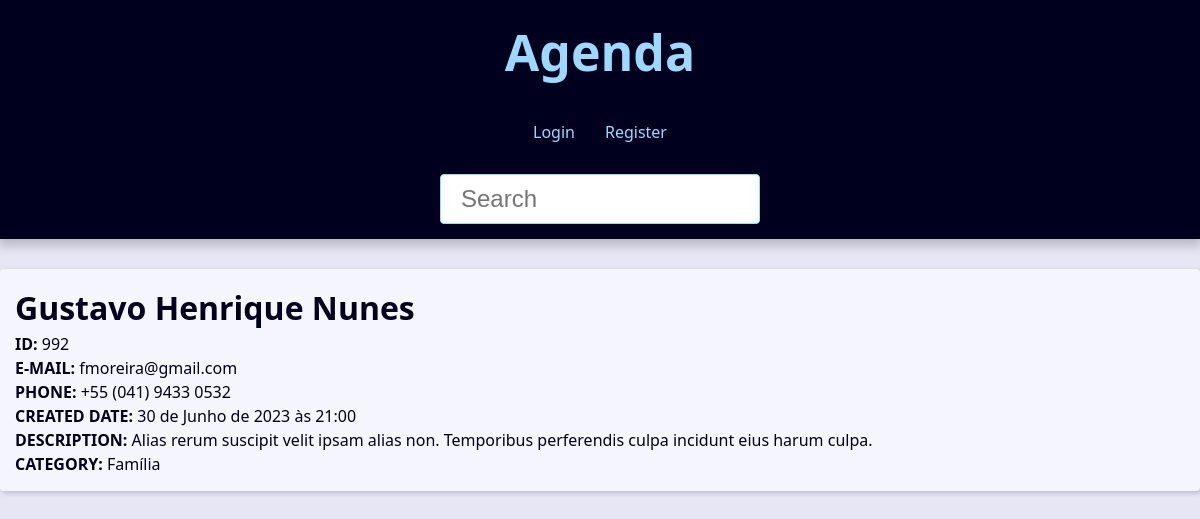
/contato/992/detail, run on an earlier commit of the app's database.
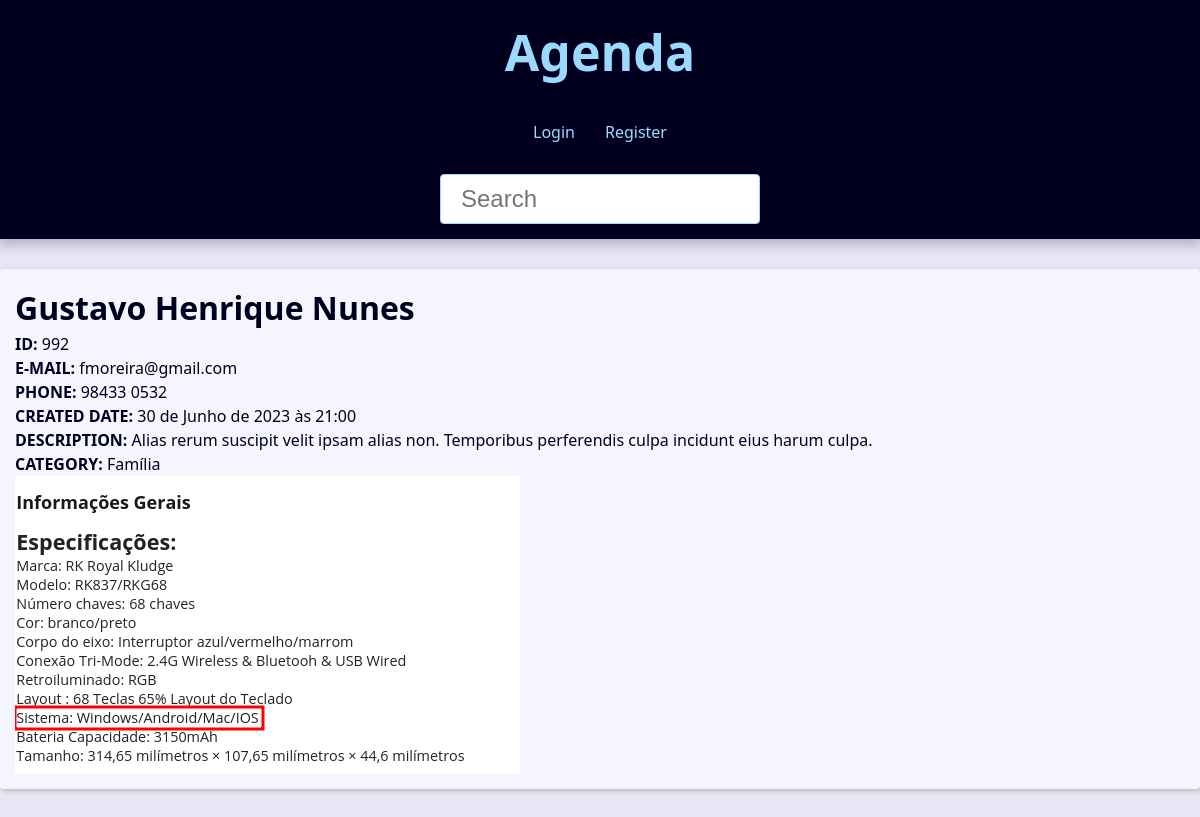
And on a later commit of the database.
### contact/models.py (models this page shows, shortened)
class contact(models.Model):
    first_name = models.CharField(max_length=20)
    last_name = models.CharField(max_length=20)
    phone = models.CharField(max_length=15,verbose_name='Telefone')
    email = models.EmailField(max_length=254, blank=True)
    created_date = models.DateTimeField(default=timezone.now)
    description = models.TextField(blank=True)
    show = models.BooleanField(default=True)
    picture = models.ImageField(blank=True, upload_to='pictures/%Y/%m/')
    category = models.ForeignKey(Category, on_delete=models.SET_NULL,blank=True, null=True)
    owner = models.ForeignKey(User, on_delete=models.SET_NULL,blank=True, null=True)

class Category(models.Model):
    class Meta:
        verbose_name = 'Category'
        verbose_name_plural = 'Categories'
    name = models.CharField(max_length=20)
    def __str__(self) -> str:
        return (f'{self.name}')

### contact/views/contact_views.py (the view)
# urls.py: path('contato/<int:contact_id>/detail', views.contatos, name='contatos'), #Read
def contatos(request, contact_id):
    single_contact = get_object_or_404(contact.objects, pk=contact_id, show=True)
    site_nome = f'{single_contact.first_name} {single_contact.last_name} - '
    context = {
        'pagina_contato' : single_contact,
        'site_nome' : site_nome
    }
    return render(request,
                'contact/contact.html',
                context,
                )

### contact/templates/contact/contact.html (shortened to what this page needs)
{% extends "base.html" %}
{% block content %}
    <div class="sigle-contact">
        <h1 class="single-contact-name">
            {{pagina_contato.first_name}} {{pagina_contato.last_name}}
        </h1>
            <p>
                <b>ID: </b>
                {{pagina_contato.id}}
            </p>
            <p>
                <b>E-MAIL: </b>
                {{pagina_contato.email}}
            </p>
            <p>
                <b>PHONE: </b>
                {{pagina_contato.phone}}
            </p>
            <p>
                <b>CREATED DATE: </b>
                {{pagina_contato.created_date}}
            </p>
            <p>
                <b>DESCRIPTION:</b>
                {{pagina_contato.description}}
            </p>
            <p>
                <b>CATEGORY: </b>
                {{pagina_contato.category}}
            </p>
            {% if pagina_contato.picture %}
                <p>
                    <img src="{{ pagina_contato.picture.url }}" alt="{{pagina_contato.first_name}} {{pagina_contato.last_name}}">
                </p>
            {% endif %}
    </div>
{% endblock content %}

### base/base.html (shortened to what this page needs)
<!DOCTYPE html>
<html lang="pt-BR">
<head>
    {% include "global/partials/_head.html" %}
</head>
<body>
    {% include "global/partials/_header.html" %}
    <main class="content">
        {% block content %}
        {% endblock content %}
    </main>
</body>
</html>

### base/global/partials/_head.html (shortened to what this page needs)
{% load static %}
<link rel="stylesheet" href="{% static "css/style.css" %}">

### base/global/partials/_header.html
<header class="header">
    <h1 class="header-heading">
        <a href="{% url "contact:index" %}" class="header-link">
            Agenda
        </a>
    </h1>
    <nav class="menu">
        <ul class="menu-list">
            {% if user.is_authenticated %}
            <li class="menu-item">
                <a href="{% url "contact:create" %}" class="menu-link">
                    Create
                </a>
            </li>
            <li class="menu-item">
                <a href="{% url "contact:user_update"%}" class="menu-link">
                    Profile
                </a>
            </li>
            <li class="menu-item">
                <a href="{% url "contact:logout_view"%}" class="menu-link">
                    Logout
                </a>
            </li>
            {% else %}
            <li class="menu-item">
                <a href="{% url "contact:login_view"%}" class="menu-link">
                    Login
                </a>
            </li>
            <li class="menu-item">
                <a href="{% url "contact:register"%}" class="menu-link">
                    Register
                </a>
            </li>
            {% endif %}
        </ul>
    </nav>
    <div class="search">
        <form action="{% url "contact:search" %}" method="GET">
            <input type="text" class="search-input" placeholder="Search" id="search" name="q"
            value="{{request.GET.q.strip}}">
        </form>
    </div>
</header>

### base/static/global/css/style.css (style rules this page uses)
:root { --spacing: 1.5rem; --link-dark-color: rgb(0, 83, 134); --link-light-color: rgb(156, 217, 255); --clr-white: rgb(245, 245, 255); --clr-black: rgb(0, 0, 30); --clr-light-gray: rgb(230, 230, 245); --clr-dark-shadow-5: rgba(0, 0, 10, 5%); --clr-dark-shadow-10: rgba(0, 0, 10, 10%); --clr-dark-shadow-20: rgba(0, 0, 10, 20%); --clr-light-shadow-5: rgba(200, 200, 255, 5%); --clr-light-shadow-10: rgba(200, 200, 255, 10%); --clr-light-shadow-20: rgba(200, 200, 255, 20%); --main-page-width: 120rem; --table-min-width: 60rem; --biggest-font-size: 5rem; --bigger-font-size: 4rem; --big-font-size: 3.2rem; --medium-font-size: 2.4rem; --small-font-size: 1.6rem; --smaller-font-size: 1.4rem; --smallest-font-size: 1.2rem; --transition-fast: 300ms; --transition-medium: 600ms; --transition-slow: 1s; --default-border-radius: 4px; }
*, *::before, *::after { margin: 0; padding: 0; box-sizing: border-box; }
html { font-size: 62.5%; }
body { font-family: system-ui, -apple-system, BlinkMacSystemFont, 'Segoe UI', Roboto, Oxygen, Ubuntu, Cantarell, 'Open Sans', 'Helvetica Neue', sans-serif; line-height: 1.5; font-size: var(--small-font-size); color: var(--clr-black); -webkit-font-smoothing: antialiased; background: var(--clr-light-gray); }
img, svg { display: block; max-width: 100%; }
.header { background: var(--clr-black); padding: var(--spacing); box-shadow: 0 5px 10px 2px var(--clr-dark-shadow-20); z-index: 1; position: relative; }
.header-heading { font-size: var(--biggest-font-size); text-align: center; }
.header-link { color: var(--link-light-color); text-decoration: none; transition: filter var(--transition-fast) ease-in-out; }
.menu { margin: var(--spacing); }
.menu-list { list-style: none; display: flex; justify-content: center; flex-flow: row wrap; }
.menu-link { display: block; padding: var(--spacing); color: var(--link-light-color); text-decoration: none; transition: background-color var(--transition-fast) ease-in-out; border-radius: var(--default-border-radius); }
.content { max-width: var(--main-page-width); margin: calc(var(--spacing) * 2) auto; padding: var(--spacing); background: var(--clr-white); box-shadow: 2px 2px 5px var(--clr-dark-shadow-20); border-radius: var(--default-border-radius); }
.search { display: flex; justify-content: center; }
.search-input { font-size: var(--medium-font-size); padding: 1rem 2rem; width: 100%; max-width: 32rem; border-radius: var(--default-border-radius); border: 1px solid var(--link-light-color); }

What changed in the data, as far as the page shows it:
changed contact "Gustavo": phone "+55 (041) 9433 0532" → "98433 0532"; picture: picture added
